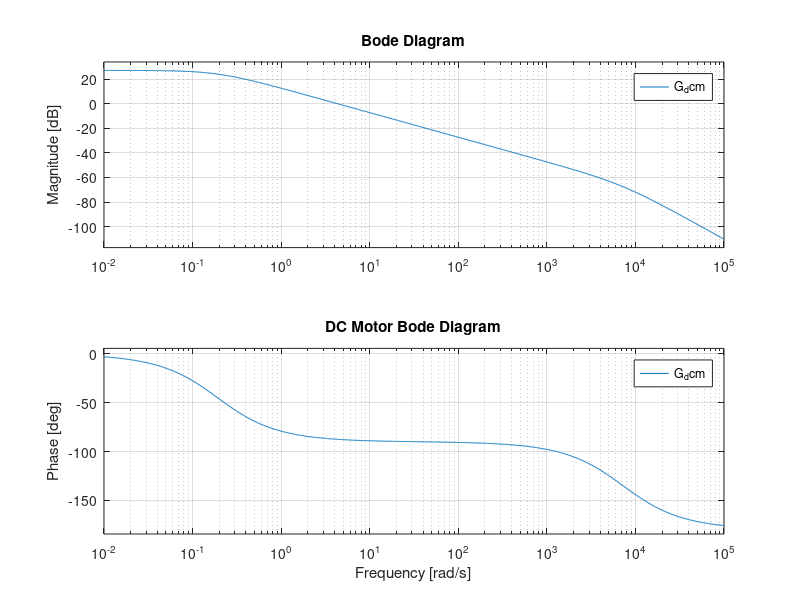

This figure's MATLAB source: (Note: this script raises an error after producing the figure.)
%%  ROTATIONAL INVERTED PENDULUM %%
close all
clear all
clc

% PARAMETERS %% 

% Rod %
mr = 0.095 ;    % kg
Lr = 0.085 ;    % m
% Ir = (mr*Lr^2)/3 ; % = 2.2879e-04 kg*m^2 using Huyhens-Steiner
Ir = 9.6e-5; % = from estimation
% Pendulum %
mp = 0.024 ;    % kg
Lp = 0.129 ;    % m 
Ip = (mp*Lp^2)/12 ; % = 3.3282e-05 kg*m^2 wrt the COG
% Ip = 2.4573e-5; % from Renzo estimator
% alfa = 1.46e-5 ;    % renzo estimation
% alfa = 1.247559e-6 ;  % from my estimation
% alfa = 1.46e-5 ; % from renzo estimator
alfa = 1e-5 ;   % a compromise, just take into account that the damping is more linear than exp below 10 deg
% alfa = 0 ;  % for robustness test
% gravity acc %
g0 = 9.81 ; % m/s^2



% MotorDC %
J = 4e-6 ;  % kg*m^2
J_hub = 0.6e-6 ;
Ra = 8.4 ;  % ohm
La = 1.16e-3 ;  % H
%beta = (J+J_hub)/19e-3 ; % 1st estimation from tau_mecc = 19ms
beta = 1.295e-5 ; % estimation from theta_inf and DC gain of the CL plant, but it changing w/ the speed
% beta = 0 ;  % for robustness test
K = 42e-3 ;     % N*m/A

a = (Ra*beta)+K^2 ;
num_dcm = K/a ;
den_dcm = [La^2/a La*(Ra+beta)/a 1] ;
G_dcm = tf(num_dcm, den_dcm) ;

figure
bode(G_dcm)
title("DC Motor Bode Diagram")
disp("DC Syst poles and dcgain")
pole(G_dcm)
dcgain(G_dcm)

Ir_tot = Ir+J+J_hub ;
Ip_tot = (mp*(Lp/2)^2)+Ip ;

% Disturbance on theta
Ld = 0.40*Lr ;  % we assume that the cable disturbance is acting in the position where it is attached along the rod

% Initial state
theta_init = 0 ;
theta_dot_init = 0 ;
phi_init = 0 ;
phi_dot_init = 0 ;


%% DYN MODEL B,C,g (EULERO-LAGRANGE METHOD) %%
syms theta theta_dot theta_ddot phi phi_dot phi_ddot Va
% phi = pendulum angle
% theta = rod angle
% NT: the phi starts at the lower side and >0 C.C.W. and theta is >0 C.W.

% (BUT! in the physical model the phi and theta are measured in different
% way so pay attention on the reference vauels for them !!!)

H = [(mp*(Lr^2+((Lp/2)^2*(sin(phi))^2)))+Ir_tot            -mp*Lr*Lp*cos(phi)/2;
                     -mp*Lr*Lp*cos(phi)/2                              (mp*(Lp/2)^2)+Ip] ;

Q = [mp*(Lp/2)^2*sin(phi)*cos(phi)*phi_dot+beta                      (mp*(Lp/2)^2*sin(phi)*cos(phi)*theta_dot)-(mp*Lr*(Lp/2)*sin(phi)*phi_dot);
     -mp*(Lp/2)^2*sin(phi)*cos(phi)*theta_dot                                                   alfa                                   ] ;

g = [           0     ;
     mp*g0*(Lp/2)*sin(phi)] ;

Te = ((K/Ra)*Va)-((K^2/Ra)*theta_dot) ;

tau = [Te;
       0 ] ;
% the modeling of the cable disturbance is more effective in the Simulink model where we can use directly the angles at each time                                    
kt = 0.035 ;    % elastic coeff                   
kc = 10e-3 ;    % damping coeff
Tr_theta = ((kt*theta)+(kc*theta_dot))*Ld ;     % torque acting on the rod due to the sensor cable

q_ddot = H\[tau - Q*[theta_dot phi_dot]' - g - 0*[Tr_theta 0]'] ;

% we are not considering the the model of the Disturbance here, that's why
% the moltiplication w\ 0, since the various control we implemented are
% quite robust to it and we also aimed not to complicate the Model

% SS Reppr %
% we just rewrite the equation in a State-Space form, a more familiar
% notation
syms x1 x2 x3 x4 x
syst = subs(q_ddot, [theta theta_dot phi phi_dot], [x1 x2 x3 x4]);

dx1 = x2 ;
dx2 = syst(1) ;
dx3 = x4 ;
dx4 = syst(2) ;

dx = [dx1 dx2 dx3 dx4]' ;

% Equilibria phi_bar = 0 deg %%

equilibrium = [0 == dx] ;
% Operating Points
Va_bar = 0 ;
% x1_bar = 0 ;
x2_bar = 0 ;
% x3_bar = 0 ;    % phi_bar 
x4_bar = 0 ;

systeqs = subs(equilibrium, [x2 x4 Va], [x2_bar x4_bar Va_bar]) ;
sol = solve(systeqs, [x1 x3]) ;
x1_bar = double(sol.x1) ;   % equilibrium for theta: 0+2k*pi for k=0
x3_bar = double(sol.x3) ;   % equilibrium for phi: 0+k*pi for k=0,1

%% LINEARIZATION USING diff() at phi = 0° %%
% just rewrite the equilibrium values
% Operating Points
x3_bar = 0 ;    % phi_bar = 0°

A11 = diff(dx1, x1) ;
A12 = diff(dx1, x2) ;
A13 = diff(dx1, x3) ;
A14 = diff(dx1, x4) ;

A21 = diff(dx2, x1) ;
A22 = diff(dx2, x2) ;
A23 = diff(dx2, x3) ;
A24 = diff(dx2, x4) ;

A31 = diff(dx3, x1) ;
A32 = diff(dx3, x2) ;
A33 = diff(dx3, x3) ;
A34 = diff(dx3, x4) ;

A41 = diff(dx4, x1) ;
A42 = diff(dx4, x2) ;
A43 = diff(dx4, x3) ;
A44 = diff(dx4, x4) ;

A = subs([A11 A12 A13 A14;
     A21 A22 A23 A24;
     A31 A32 A33 A34;
     A41 A42 A43 A44], [x1 x2 x3 x4 Va], [x1_bar x2_bar x3_bar x4_bar Va_bar]) ;

B = subs([   diff(dx1, Va);
        diff(dx2, Va);
        diff(dx3, Va);
        diff(dx4, Va)], [x1 x2 x3 x4 Va], [x1_bar x2_bar x3_bar x4_bar Va_bar]) ;

C = [1 0 0 0;       % y = [theta phi]' 
     0 0 1 0] ;

D = [0;
     0] ;
% TF of the Linearized Syst from the evaluated Matrices %%

% !!! Make sure to execute the 'vpa()' funct in orde to have the result,
% otherwise there will be a problem executing other operation with the 
% Matrices !!!
% it will provide the Matrices with the proper results value and not
% operation 
%A = vpa(A, 6) ;
%B = vpa(B, 6) ;

% or use double
A = double(A) ;
B = double(B) ;
G_ol = tf(ss(A, B, C, D)) 
figure
bode(G_ol)
title("System's Bode Diagram (down position)")
disp("gain margin, phase margin, phase crossover frequency, cut-off frequency of the theta tf:")
[Gm,Pm,Wcg,Wcp] = margin(G_ol(1))

disp("System poles (down position):")
eig(A)
disp("System zeros of theta tf (down position):")
tzero(G_ol(1))
disp("System zeros of phi tf (down position):")
tzero(G_ol(2))

%% LINEARIZATION USING diff() at phi = 180°%%
% Operating Point
Va_bar_uns = Va ;
x1_bar_uns = x1_bar ;
x2_bar_uns = x2_bar ;
x3_bar_uns = pi ;    % phi_bar = 180°
x4_bar_uns = x4_bar ;

A11 = diff(dx1, x1) ;
A12 = diff(dx1, x2) ;
A13 = diff(dx1, x3) ;
A14 = diff(dx1, x4) ;

A21 = diff(dx2, x1) ;
A22 = diff(dx2, x2) ;
A23 = diff(dx2, x3) ;
A24 = diff(dx2, x4) ;

A31 = diff(dx3, x1) ;
A32 = diff(dx3, x2) ;
A33 = diff(dx3, x3) ;
A34 = diff(dx3, x4) ;

A41 = diff(dx4, x1) ;
A42 = diff(dx4, x2) ;
A43 = diff(dx4, x3) ;
A44 = diff(dx4, x4) ;

A_uns = subs([A11 A12 A13 A14;
     A21 A22 A23 A24;
     A31 A32 A33 A34;
     A41 A42 A43 A44], [x1 x2 x3 x4 Va], [x1_bar_uns x2_bar_uns x3_bar_uns x4_bar_uns Va_bar_uns]) ;

B_uns = subs([   diff(dx1, Va);
        diff(dx2, Va);
        diff(dx3, Va);
        diff(dx4, Va)], [x1 x2 x3 x4 Va], [x1_bar_uns x2_bar_uns x3_bar_uns x4_bar_uns Va_bar_uns]) ;

C_uns = [1 0 0 0;       % y = [theta phi]' 
     0 0 1 0] ;

D_uns = [0;
     0] ;
% TF of the Linearized Syst from the evaluated Matrices %%

% !!! Make sure to execute the 'vpa()' funct in orde to have the result,
% otherwise there will be a problem executing other operation with the 
% Matrices !!!
% it will provide the Matrices with the proper results value and not
% operation 
%A = vpa(A, 6) ;
%B = vpa(B, 6) ;

% or use double
A_uns = double(A_uns) ;
B_uns = double(B_uns) ;
G_ol_uns = tf(ss(A_uns, B_uns, C_uns, D_uns)) 
figure
bode(G_ol_uns)
title("System's Bode Diagram (up position)")
disp("gain margin, phase margin, phase crossover frequency, cut-off frequency of the theta tf:")
[Gm_uns,Pm_uns,Wcg_uns,Wcp_uns] = margin(G_ol_uns(1))
disp("System poles (up position):")
eig(A_uns)
disp("System zeros of theta tf (up position):")
tzero(G_ol_uns(1))
disp("System zeros of phi tf (up position):")
tzero(G_ol_uns(2))

%% regolatore theta at phi = 0 %%
% using pidtuneOptions
close all

G_ol(1)
disp("Va to theta TF poles:")
pole(G_ol(1))   % see how many unstable poles
% see the model Properties of the G_ol(1) si extract the num and den for
% Simulink block
num_theta = cell2mat(G_ol.Numerator(1,1))
den_theta = cell2mat(G_ol.Denominator(1,1))

opts = pidtuneOptions('PhaseMargin', 60, 'DesignFocus', 'reference-tracking') ;
R_theta = pidtune(G_ol(1), 'PID', 100 , opts) 
L_theta = R_theta*G_ol(1);
figure
bode(L_theta)
title("Bode diagram of L")

figure
%step(L_theta/(1+L_theta))
step(feedback(R_theta*G_ol(1), 1))  % compact form
title("Step Response for theta")

Kp_theta = R_theta.Kp ;
Ki_theta = R_theta.Ki ;
Kd_theta = R_theta.Kd ;

disp("Closed Syst poles of theta Loop")
pole(L_theta/(1+L_theta))

%% regolatore theta at phi = 180 %%
% using pidtuneOptions
G_ol_uns(1)
disp("Va to theta TF poles:")
pole(G_ol_uns(1))   % see how many unstable poles
% see the model Properties of the G_ol_uns(1) si extract the num and den for
% Simulink block
num_theta_uns = cell2mat(G_ol_uns.Numerator(1,1))
den_theta_uns = cell2mat(G_ol_uns.Denominator(1,1))

opts = pidtuneOptions('PhaseMargin', 60, 'DesignFocus', 'reference-tracking') ;
R_theta_uns = pidtune(G_ol_uns(1), 'PID', 10 , opts) 
L_theta_uns = R_theta_uns*G_ol_uns(1);

figure
%step(L_uns/(1+L_uns))
step(feedback(R_theta_uns*G_ol_uns(1), 1))  % compact form

Kp_theta_uns = R_theta_uns.Kp ;
Ki_theta_uns = R_theta_uns.Ki ;
Kd_theta_uns = R_theta_uns.Kd ;

disp("Closed Syst poles of theta Loop")
pole(L_theta_uns/(1+L_theta_uns))

%% regolatore theta from scratch/trial & error %%
%   phi = 0°   %
close all

G_ol(1)
disp("Va to theta TF poles:")
pole(G_ol(1))   % see how many unstable poles

% see the model Properties of the G_ol(1) si extract the num and den for
% Simulink block
num_theta = cell2mat(G_ol.Numerator(1,1))
den_theta = cell2mat(G_ol.Denominator(1,1))

% Filtered Derivative PID
% Kp_theta = 30 ;
% Ki_theta = 0 ;
% Kd_theta = 5 ;
% N_theta = 1000 ;   % where the D action is filtered

Kp_theta = 0.9 ;
Ki_theta = 0 ;
Kd_theta = 0.25 ;
N_theta = 100 ;   % where the D action is filtered

s = tf('s') ;
R_theta = Kp_theta + (Ki_theta/s) + (Kd_theta*N_theta/(1+(N_theta/s))) ;
figure
bode(R_theta)
title("Bode Diagram of the obtained Reg")
L_theta = R_theta*G_ol(1);

figure
bode(L_theta)
title("Bode diagram of the Loop tf")

figure
%step(L/(1+L))
step(feedback(R_theta*G_ol(1), 1))  % compact form

disp("closed loop poles:")
pole(L_theta/(1+L_theta))

%% regolatore theta from scratch/trial & error %%
%   phi = 180°   %
close all
G_ol_uns(1)
disp("Va to theta TF poles:")
pole(G_ol_uns(1))   % see how many unstable poles

% see the model Properties of the G_ol(1) si extract the num and den for
% Simulink block
num_theta = cell2mat(G_ol_uns.Numerator(1,1))
den_theta = cell2mat(G_ol_uns.Denominator(1,1))

% Filtered Derivative PID
% Kp_theta = 10 ;
% Ki_theta = 0 ;
% Kd_theta = 2 ;
% N_theta = 1000 ;   % where the D action is filtered

Kp_theta = 5 ;
Ki_theta = 0;
Kd_theta = 2 ;
N_theta = 1000 ;   % where the D action is filtered
% conclusion: it might impossible to stabilize usign PID

s = tf('s') ;
R_theta = Kp_theta + (Ki_theta/s) + (Kd_theta*N_theta/(1+(N_theta/s))) ;
figure
bode(R_theta)
title("Bode Diagram of the obtained Reg")
L_theta_uns = R_theta*G_ol_uns(1);
figure
bode(L_theta)
title("Bode diagram of the Loop tf")

figure
%step(L_theta_uns/(1+L_theta_uns))
step(feedback(R_theta*G_ol_uns(1), 1))  % compact form

disp("closed loop poles:")
pole(L_theta_uns/(1+L_theta_uns))

%% Regolatore phi at phi = 0° %%
% using pidtuneOptions
close all

G_t2p = G_ol(2) / G_ol(1)
figure
bode(G_t2p)
title("Bode Diagram of theta to phi tf")
num_phi = cell2mat(G_t2p.Numerator)
den_phi = cell2mat(G_t2p.Denominator)
disp("theta to phi tf poles:")
pole(G_t2p)     %see the poles

opts = pidtuneOptions('PhaseMargin',60 , 'DesignFocus', 'disturbance-rejection') ;
R_phi = pidtune(G_t2p, 'PID', 20, opts)
figure
bode(R_phi)
title("Bode Diagram of the obtained Reg")

figure
step(feedback(R_phi*G_t2p, 1))

figure
bode (R_phi*G_t2p)
title("Bode Diagram of the Loop tf")

Kp_phi = R_phi.Kp ;
Ki_phi = R_phi.Ki ;
Kd_phi = R_phi.Kd ;

disp("closed loop poles:")
pole(feedback(R_phi*G_t2p,1))

%% Regolatore phi from scratch/trial & error %%
%   phi = 0°   %
close all
G_t2p = G_ol(2) / G_ol(1)
figure
bode(G_t2p)
title("Bode Diagram of theta to phi tf")
num_phi = cell2mat(G_t2p.Numerator)
den_phi = cell2mat(G_t2p.Denominator)
disp("theta to phi tf poles:")
pole(G_t2p)     %see the poles

% Kp_phi = 0.1 ;
% Ki_phi = 6 ;
% Kd_phi = 0 ;
% 
% N_phi = 1000 ;   % where the D action is filtered

Kp_phi = 0 ;
Ki_phi = 7 ;
Kd_phi = 0 ;

N_phi = 100 ;   % where the D action is filtered

s = tf('s') ;
R_phi = Kp_phi + (Ki_phi/s) + (Kd_phi*N_phi/(1+(N_phi/s))) ;
figure
bode(R_phi)
title("Bode Diagram of the obtained Reg")

figure
step(feedback(R_phi*G_t2p, 1))

disp("closed loop poles:")
pole(feedback(R_phi*G_t2p,1))

%% Regolatore phi from scratch/trial & error %%
%   phi = 180°   %
close all
G_t2p_uns = G_ol_uns(2) / G_ol_uns(1)
figure
bode(G_t2p_uns)
title("Bode Diagram of theta to phi tf")
num_phi = cell2mat(G_t2p_uns.Numerator)
den_phi = cell2mat(G_t2p_uns.Denominator)
disp("theta to phi tf poles:")
pole(G_t2p_uns)     %see the poles

% Kp_phi = 100 ;
% Ki_phi = 0 ;
% Kd_phi = 20 ;

Kp_phi = 90 ;
Ki_phi = 50 ;
Kd_phi = 60 ;

N_phi = 1000 ;   % where the D action is filtered
s = tf('s') ;
R_phi = Kp_phi + (Ki_phi/s) + (Kd_phi*(N_phi/(1+(N_phi/s)))) ;
figure
bode(R_phi)
title("Bode Diagram of the obtained Reg")

figure
step(feedback(R_phi*G_t2p_uns, 1))

disp("closed loop poles:")
pole(feedback(R_phi*G_t2p_uns,1))

%% Pole Placement in phi == 0 %%
close all
rank(ctrb(A,B))     % == 4 so OK!

% Desired poles
P = [-5 -50 -70 -80] ;  % veloce 0.8s
% P = [-1 -1.2 -10 -20] ;     % phi is quick responsive, theta is sless but phi is mantained at 0
K_pp = place(A,B,P) ;
disp("desired poles:")
eig(A-B*K_pp)

syst_cl = tf(ss(A-B*K_pp,B,C,D))
figure
step(syst_cl)

figure
bode(syst_cl)
title("Bode Diagram of the stabilized syst at 0°")

% in case you wanna fix the zeros
s = tf('s') ;
R = ((abs(0.0376-10.6803i))^2/dcgain(syst_cl(1))) / ((s+0.0376-10.6803i)*(s+0.0376+10.6803i)) ;
figure
bode(R*syst_cl)
title("Bode Diagram of the stabilized syst w/ the zeros removed")

%% %% Pole Placement in phi_bar == 180 %%
close all
disp("Controllability condition")
rank(ctrb(A_uns,B_uns))     % == 4 so OK!

% Desired poles
% P = [-1 -10 -30 -50] ;
% P = [-5 -50 -70 -80] ;
% P_uns = [-0.8 -0.9 -30 -120] ;    % last tried in lab 6/05
P_uns = [-5 -5.2 -15 -120] ;        % try this one, it should be faster, maybe aggressive

K_pp_uns = place(A_uns,B_uns,P_uns) ;
disp("desired poles:")
eig(A_uns-B_uns*K_pp_uns)

syst_cl_uns = tf(ss(A_uns-B_uns*K_pp_uns,B_uns,C_uns,D_uns))
figure
step(syst_cl_uns)

figure
bode(syst_cl)
title("Bode Diagram of the stabilized syst at 180°")

%% KALMAN FILTER - State Observer 0°
close all
% for the estimation of phi_dot (theta_dot is given by encoder)
%similar procedure of pole placement to find L
%use this also to observe if using the Derivative block for theta_dot is
%not too different than using the Tachometer

%high q == fast observer, fast to reach the ref, but w/ some osc
%small q == slow to reach the ref, but small osc
% r == VAR of the Measurements
%high r == not reliable measurement
%small r == reliable measurment
% Q_tilde > R_tilde == Fast Observer
Q_tilde = zeros(4) ;
% Q_tilde(1,1) = 0.08 ;   % variance of the estimated theta
% Q_tilde(2,2) = 0.08 ;   % // theta_dot
% Q_tilde(3,3) = 0.08 ;   % // phi
% Q_tilde(4,4) = 0.08 ;   % // phi_dot

Q_tilde(1,1) = 0.08 ;   % variance of the estimated theta
Q_tilde(2,2) = 0.08 ;   % // theta_dot
Q_tilde(3,3) = 0.08 ;   % // phi
Q_tilde(4,4) = 0.08 ;   % // phi_dot

R_tilde = zeros(2,2) ;    % R(p,p)
R_tilde(1,1) = 0.001 ;   % measurments are reliable
R_tilde(2,2) = 0.001 ;

Bq = sqrt(Q_tilde) ;

disp("Observability condition")
rank(obsv(A,C))         %check on the observability

L_kf = lqr(A',C',Q_tilde,R_tilde)' ;
st_obs_lqr_syst = tf(ss(A-L_kf*C,[B-L_kf*D L_kf],eye(4),zeros(4,3))) ;
figure
step(st_obs_lqr_syst)
disp("Kalman Filter poles:")
pole(st_obs_lqr_syst)

%% KALMAN FILTER - State Observer 180°
close all
% for the estimation of phi_dot (theta_dot is given by encoder)
%analog procedure of pole placement to find L
%use this also to observe if using the Derivative block for theta_dot is
%not too different than using the Tachometer

%high q == fast observer, fast to reach the ref, but w/ some osc
%small q == slow to reach the ref, but small osc
% r == VAR of the Measurements
%high r == not reliable measurement
%small r == reliable measurment
% Q_tilde > R_tilde == Fast Observer
Q_tilde_uns = zeros(4) ;
Q_tilde_uns(1,1) = 0.08 ;   % variance of the estimated theta
Q_tilde_uns(2,2) = 0.08 ;   % // theta_dot
Q_tilde_uns(3,3) = 0.08 ;   % // phi
Q_tilde_uns(4,4) = 0.08 ;   % // phi_dot

R_tilde_uns = zeros(2,2) ;    % R(p,p)
R_tilde_uns(1,1) = 0.001 ;   % measurments are reliable
R_tilde_uns(2,2) = 0.001 ;

Bq_uns = sqrt(Q_tilde_uns) ;

disp("Observability condition")
rank(obsv(A_uns,C_uns))         %check on the observability

L_kf_uns = lqr(A_uns',C_uns',Q_tilde_uns,R_tilde_uns)'
st_obs_lqr_syst_uns = tf(ss(A_uns-L_kf_uns*C_uns,[B_uns-L_kf_uns*D_uns L_kf_uns],eye(4),zeros(4,3))) ;
figure
step(st_obs_lqr_syst_uns)
disp("Kalman Filter poles:")
pole(st_obs_lqr_syst_uns)


%% STATE OBSERVER w/ POLE PLACEMENT 0° %%
close all
disp("Observability condition")
rank(obsv(A,C))  
P_obsv = [-200 -300 -400 -500] ;      % just faster poles wrt control
% poles
% P_obsv = [-1.2 -4.7-14.3i -4.7+14.3i -9.5] ;        % KF poles
L_pp = place(A',C',P_obsv)' ;
disp("desired State Observer poles:")
eig(A-L_pp*C)

st_obs_pp_syst = tf(ss(A-L_pp*C,[B-L_pp*D L_pp],eye(4),zeros(4,3)))
figure
step(st_obs_pp_syst)


%% STATE OBSERVER w/ POLE PLACEMENT 180° %%
close all
disp("Observability condition")
rank(obsv(A,C))  
P_obsv_uns = [-200 -300 -400 -500] ;      % just faster poles wrt control
% poles
% P_obsv_uns = [-1.2 -4.7-14.3i -4.7+14.3i -9.5] ;        % KF poles
L_pp_uns = place(A_uns',C_uns',P_obsv_uns)' ;
disp("desired State Observer poles:")
eig(A_uns-L_pp_uns*C_uns)

st_obs_pp_syst_uns = tf(ss(A_uns-L_pp_uns*C_uns,[B_uns-L_pp_uns*D_uns L_pp_uns],eye(4),zeros(4,3)))
figure
step(st_obs_pp_syst_uns)

%% LQR at phi = 0 deg %%
close all
Q = zeros(4) ;
Q(1,1) = 100 ;   % q for theta
Q(2,2) = 1 ;   % q for theta_dot
Q(3,3) = 100 ;   % q for phi
Q(4,4) = 1 ;   % q for phi_dot
% NT: if you want theta to go to zero q must be = to the q for phi

R = 0.01;
Cq = sqrt(Q) ;

disp("Controllability and Observability Condition")
rank(ctrb(A,B))     % == 4 so OK!
rank(obsv(A,Cq))    % == 4 so ok!

[K_lq S P] = lqr(A,B,Q,R) ;

cl_lq = tf(ss(A-B*K_lq,B,C,D))
disp("LQR poles:")
eig(A-B*K_lq)
figure
step(cl_lq)

figure
bode(cl_lq)
title("Bode Diagram of the stabilized syst w/ LQR")

%% LQR at phi = 180 deg %%
close all
Q_uns = zeros(4) ;
% 1st conig, nice and smooth
Q_uns(1,1) = 10 ;   % q for theta
Q_uns(2,2) = 1 ;   % q for theta_dot
Q_uns(3,3) = 10 ;   % q for phi
Q_uns(4,4) = 10 ;   % q for phi_dot
% NT: if you want theta to go to zero q must be at least = to the q for
% phi

% Q_uns(1,1) = 100 ;   % q for theta
% Q_uns(2,2) = 1 ;   % q for theta_dot
% Q_uns(3,3) = 100 ;   % q for phi
% Q_uns(4,4) = 1 ;   % q for phi_dot

R_uns = 1 ;
% R_uns = 10 ;    % for the SW-up
Cq_uns = sqrt(Q_uns) ;

disp("Controllability and Observability Condition")
rank(ctrb(A_uns,B_uns))     % == 4 so OK!
rank(obsv(A_uns,Cq_uns))    % == 4 so ok!

[K_lq_uns S P] = lqr(A_uns,B_uns,Q_uns,R_uns) ;
cl_lq_uns = tf(ss(A_uns-B_uns*K_lq_uns,B_uns,C_uns,D_uns))
disp("LQR poles")
eig(A_uns-B_uns*K_lq_uns)
figure
step(cl_lq_uns)

figure
bode(cl_lq_uns)
title("Bode Diagram of the stabilized syst w/ LQR")

%% LQR + TRAJECTORY TRACKING CONTROL phi = 180° %%
close all
Q_track_uns = zeros(4) ;
Q_track_uns(1,1) = 100 ;   % q for theta
Q_track_uns(2,2) = 1 ;   % q for theta_dot
Q_track_uns(3,3) = 10 ;   % q for phi
Q_track_uns(4,4) = 10 ;   % q for phi_dot
% NT: if you want theta to go to zero q must be at least = to the q for
% phi

R_track_uns = 1;
Cq_track_uns = sqrt(Q_track_uns) ;

disp("Controllability and Observability Condition")
rank(ctrb(A_uns,B_uns))     % == 4 so OK!
rank(obsv(A_uns,Cq_track_uns))    % == 4 so ok!

[K_lq_track_uns S_track P_track] = lqr(A_uns,B_uns,Q_track_uns,R_track_uns) ;

cl_lq_track_uns = tf(ss(A_uns-B_uns*K_lq_track_uns,B_uns,C_uns,D_uns)) 

figure
step(cl_lq_track_uns)


figure
bode(cl_lq_track_uns)
title("Bode Diagram of the Stabilized syst")

At_uns = A_uns-B_uns*K_lq_track_uns ;
Bt_uns = B_uns*K_lq_track_uns(1) ;
figure
step(At_uns,Bt_uns,C_uns,D_uns)
title("Step Response of the Trajectory Tracking Control w/ LQR for theta")

%% LQR + TRAJECTORY TRACKING CONTROL phi_bar = 0 %%
close all
Q_track = zeros(4) ;
Q_track(1,1) = 100 ;   % q for theta
Q_track(2,2) = 1 ;   % q for theta_dot
Q_track(3,3) = 10 ;   % q for phi
Q_track(4,4) = 10 ;   % q for phi_dot
% NT: if you want theta to go to zero q must be at least = to the q for
% phi

R_track = 1;
Cq_track = sqrt(Q_track) ;

disp("Controllability and Observability Condition")
rank(ctrb(A,B))     % == 4 so OK!
rank(obsv(A,Cq_track))    % == 4 so ok!

[K_lq_track S_track P_track] = lqr(A,B,Q_track,R_track) ;

cl_lq_track = tf(ss(A-B*K_lq_track,B,C,D))

figure
step(cl_lq_track)

figure
bode(cl_lq_track)
title("Bode Diagram of the Stabilized syst")

At = A-B*K_lq_track ;
Bt = B*K_lq_track(1) ;
figure
step(At,Bt,C,D)
title("Step Response of the Trajectory Tracking Control w/ LQR for theta")


%% following code lines are for Pendulum damping coeff analisys

%% phi_init = 8.791 deg cutted %%
load('12phi.mat')
t = phi(1,:)' ;
alfa_12 = 1.46e-5 ;
phi_init_12 = 8.7891 ;
tau = 2*Ip_tot/alfa_12 ;
exp_damp = phi_init_12*exp(-t/tau) ;
phi_meas = phi(2,:)' ;
phi_cut =zeros(50001,1) ;
phi_cut(1:46185) = phi_meas(3817:50001) ;


figure
plot(t, phi_cut)
hold on
plot(t,exp_damp)

phi_cut_8deg=[t';
              phi_cut'];    % to save
exp_8deg=[t';
              exp_damp'];    % to save

save("12phi_cut.mat","t", "phi_cut_8deg")
save("12phi_exp.mat","t", "exp_8deg")

%% phi_init = 2.1094 deg cutted %%
load('12phi.mat')
t = phi(1,:)' ;
alfa_12 = 1.46e-5 ;
phi_init_2deg = 2.1094 ;
tau = 2*Ip_tot/alfa_12 ;
exp_damp = phi_init_2deg*exp(-t/tau) ;
phi_meas = phi(2,:)' ;
phi_cut =zeros(50001,1) ;
phi_cut(1:34222) = phi_meas(15780:50001) ;


figure
plot(t, phi_cut)
hold on
plot(t,exp_damp)

phi_cut_2deg=[t';
              phi_cut'];    % to save
exp_2deg=[t';
              exp_damp'];    % to save

save("2degphi_cut.mat","t", "phi_cut_2deg")
save("2degphi_exp.mat","t", "exp_2deg")
hold on
retta = - (0.1716*t) + 2.1094 ;
osc = cos(11.09*t) ;
plot(t, retta.*osc)

%% phi_init = 45 deg cutted %%
load('11phi.mat')
t = phi(1,:)' ;
alfa_11 = 9.64721e-6 ;
phi_init_11 = 45 ;
tau = 2*Ip_tot/alfa_11 ;
exp_damp = phi_init_11*exp(-t/tau) ;
phi_meas = phi(2,:)' ;
phi_cut =zeros(55001,1) ;
phi_cut(1:54049) = phi_meas(953:55001) ;


figure
plot(t, phi_cut)
hold on
plot(t,exp_damp)

phi_cut_45deg=[t';
              phi_cut'];    % to save
exp_45deg=[t';
              exp_damp'];    % to save
save("11phi_cut.mat","t", "phi_cut_45deg")
save("11phi_exp.mat","t", "exp_45deg")

%% phi_init = 90 deg cutted %%
load('10phi.mat')
t = phi(1,:)' ;
alfa_10 = 1.034391e-5 ;
phi_init_10 = 90 ;
tau = 2*Ip_tot/alfa_10 ;
exp_damp = phi_init_10*exp(-t/tau) ;
phi_meas = phi(2,:)' ;
phi_cut =zeros(55001,1) ;
phi_cut(1:53759) = phi_meas(1243:55001) ;


figure
plot(t, phi_cut)
hold on
plot(t,exp_damp)

phi_cut_90deg=[t';
              phi_cut'];    % to save
exp_90deg=[t';
              exp_damp'];    % to save
save("10phi_cut.mat","t", "phi_cut_90deg")
save("10phi_exp.mat","t", "exp_90deg")

%% SWING-UP %%
close all
P_sw = [0.5+10i 0.5-10i -50 -100 ] ;
% P_sw = [0.15+10i 0.15-10i -2 -5 ] ;
K_sw_pp = place(A,B,P_sw) 
figure
impulse(A-B*K_sw_pp,B,C,D)
xlim([0 10])
ylim([-pi pi])

syst_cl = tf(ss(A-B*K_sw_pp,B,C,D))
figure
bode(syst_cl)